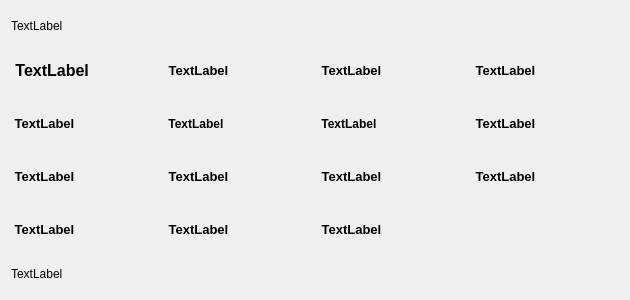
   <widget class="QWidget" name="widget" native="true">
    <property name="geometry">
     <rect>
      <x>340</x>
      <y>230</y>
      <width>630</width>
      <height>300</height>
     </rect>
    </property>
    <property name="maximumSize">
     <size>
      <width>630</width>
      <height>330</height>
     </size>
    </property>
    <property name="styleSheet">
     <string notr="true"/>
    </property>
    <layout class="QGridLayout" name="gridLayout_2">
     <item row="0" column="0">
      <layout class="QVBoxLayout" name="verticalLayout_6">
       <item>
        <widget class="QLabel" name="label_9">
         <property name="maximumSize">
          <size>
           <width>800</width>
           <height>30</height>
          </size>
         </property>
         <property name="text">
          <string>TextLabel</string>
         </property>
        </widget>
       </item>
       <item>
        <layout class="QHBoxLayout" name="horizontalLayout_2">
         <item>
          <layout class="QVBoxLayout" name="verticalLayout_2">
           <item>
            <widget class="QLabel" name="label_10">
             <property name="font">
              <font>
               <pointsize>12</pointsize>
               <weight>75</weight>
               <bold>true</bold>
              </font>
             </property>
             <property name="text">
              <string> TextLabel </string>
             </property>
            </widget>
           </item>
           <item>
            <widget class="QLabel" name="label_11">
             <property name="font">
              <font>
               <pointsize>10</pointsize>
               <weight>75</weight>
               <bold>true</bold>
              </font>
             </property>
             <property name="text">
              <string> TextLabel </string>
             </property>
            </widget>
           </item>
           <item>
            <widget class="QLabel" name="label_12">
             <property name="font">
              <font>
               <pointsize>10</pointsize>
               <weight>75</weight>
               <bold>true</bold>
              </font>
             </property>
             <property name="text">
              <string> TextLabel </string>
             </property>
            </widget>
           </item>
           <item>
            <widget class="QLabel" name="label_13">
             <property name="font">
              <font>
               <pointsize>10</pointsize>
               <weight>75</weight>
               <bold>true</bold>
              </font>
             </property>
             <property name="text">
              <string> TextLabel </string>
             </property>
            </widget>
           </item>
          </layout>
         </item>
         <item>
          <layout class="QVBoxLayout" name="verticalLayout_3">
           <item>
            <widget class="QLabel" name="label_14">
             <property name="font">
              <font>
               <pointsize>10</pointsize>
               <weight>75</weight>
               <bold>true</bold>
              </font>
             </property>
             <property name="text">
              <string> TextLabel </string>
             </property>
            </widget>
           </item>
           <item>
            <widget class="QLabel" name="label_15">
             <property name="font">
              <font>
               <weight>75</weight>
               <bold>true</bold>
              </font>
             </property>
             <property name="text">
              <string> TextLabel </string>
             </property>
            </widget>
           </item>
           <item>
            <widget class="QLabel" name="label_16">
             <property name="font">
              <font>
               <pointsize>10</pointsize>
               <weight>75</weight>
               <bold>true</bold>
              </font>
             </property>
             <property name="text">
              <string> TextLabel </string>
             </property>
            </widget>
           </item>
           <item>
            <widget class="QLabel" name="label_17">
             <property name="font">
              <font>
               <pointsize>10</pointsize>
               <weight>75</weight>
               <bold>true</bold>
              </font>
             </property>
             <property name="text">
              <string> TextLabel </string>
             </property>
            </widget>
           </item>
          </layout>
         </item>
         <item>
          <layout class="QVBoxLayout" name="verticalLayout_4">
           <item>
            <widget class="QLabel" name="label_18">
             <property name="font">
              <font>
               <pointsize>10</pointsize>
               <weight>75</weight>
               <bold>true</bold>
              </font>
             </property>
             <property name="text">
              <string> TextLabel </string>
             </property>
            </widget>
           </item>
           <item>
            <widget class="QLabel" name="label_19">
             <property name="font">
              <font>
               <weight>75</weight>
               <bold>true</bold>
              </font>
             </property>
             <property name="text">
              <string> TextLabel </string>
             </property>
            </widget>
           </item>
           <item>
            <widget class="QLabel" name="label_20">
             <property name="font">
              <font>
               <pointsize>10</pointsize>
               <weight>75</weight>
               <bold>true</bold>
              </font>
             </property>
             <property name="text">
              <string> TextLabel </string>
             </property>
            </widget>
           </item>
           <item>
            <widget class="QLabel" name="label_21">
             <property name="font">
              <font>
               <pointsize>10</pointsize>
               <weight>75</weight>
               <bold>true</bold>
              </font>
             </property>
             <property name="text">
              <string> TextLabel </string>
             </property>
            </widget>
           </item>
          </layout>
         </item>
         <item>
          <layout class="QVBoxLayout" name="verticalLayout_5">
           <item>
            <widget class="QLabel" name="label_22">
             <property name="font">
              <font>
               <pointsize>10</pointsize>
               <weight>75</weight>
               <bold>true</bold>
              </font>
             </property>
             <property name="text">
              <string> TextLabel </string>
             </property>
            </widget>
           </item>
           <item>
            <widget class="QLabel" name="label_23">
             <property name="font">
              <font>
               <pointsize>10</pointsize>
               <weight>75</weight>
               <bold>true</bold>
              </font>
             </property>
             <property name="text">
              <string> TextLabel </string>
             </property>
            </widget>
           </item>
           <item>
            <widget class="QLabel" name="label_24">
             <property name="font">
              <font>
               <pointsize>10</pointsize>
               <weight>75</weight>
               <bold>true</bold>
              </font>
             </property>
             <property name="text">
              <string> TextLabel </string>
             </property>
            </widget>
           </item>
           <item>
            <widget class="QLabel" name="label_25">
             <property name="font">
              <font>
               <weight>75</weight>
               <bold>true</bold>
              </font>
             </property>
             <property name="text">
              <string/>
             </property>
            </widget>
           </item>
          </layout>
         </item>
        </layout>
       </item>
       <item>
        <widget class="QLabel" name="label_26">
         <property name="maximumSize">
          <size>
           <width>800</width>
           <height>30</height>
          </size>
         </property>
         <property name="text">
          <string>TextLabel</string>
         </property>
        </widget>
       </item>
      </layout>
     </item>
    </layout>
   </widget>
